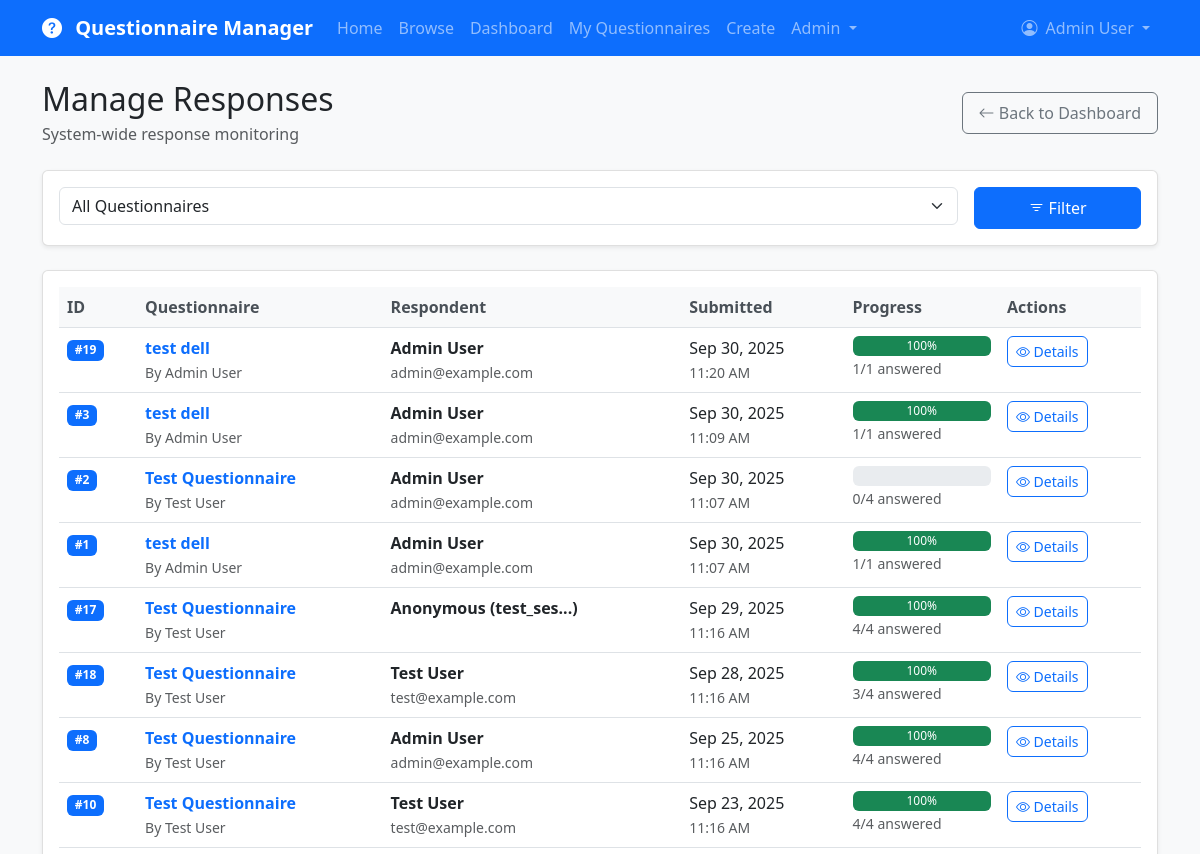
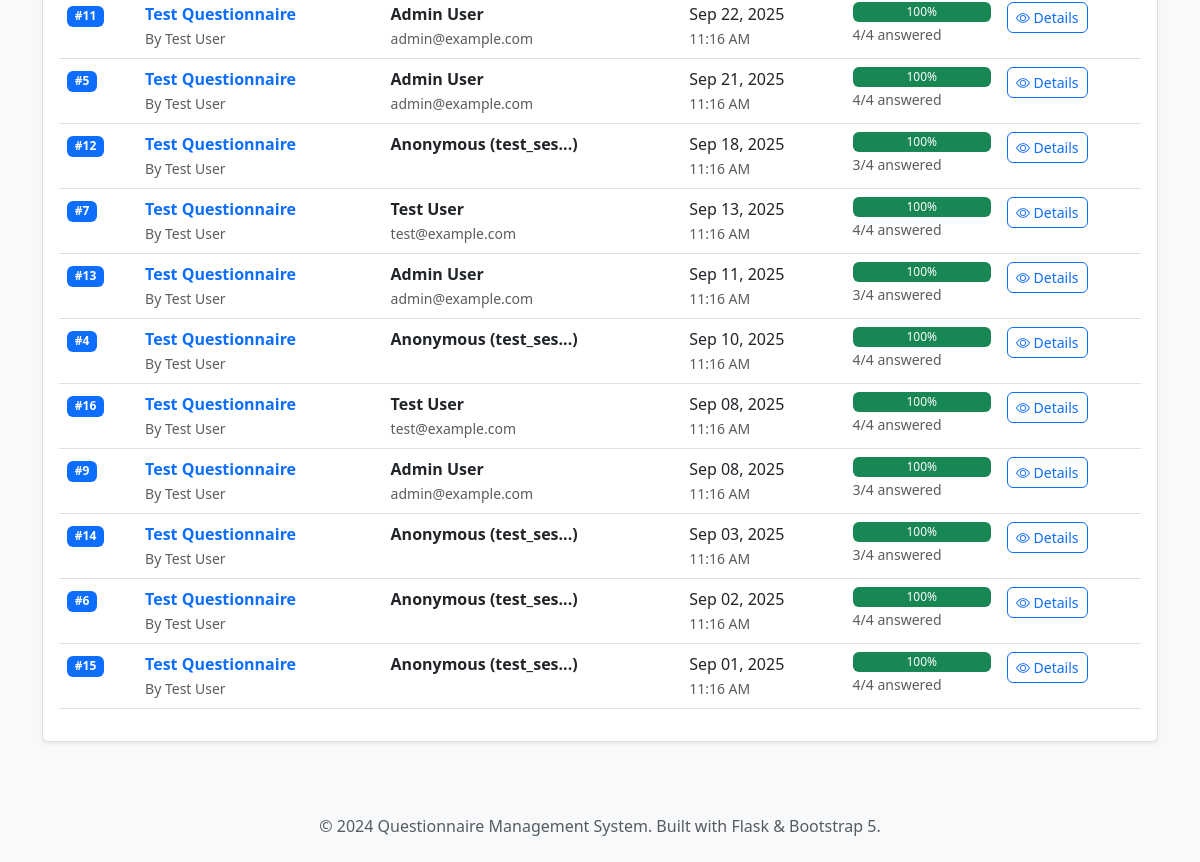
Page /admin/responses (signed in) on the earlier database version (2 pictures, top to bottom).
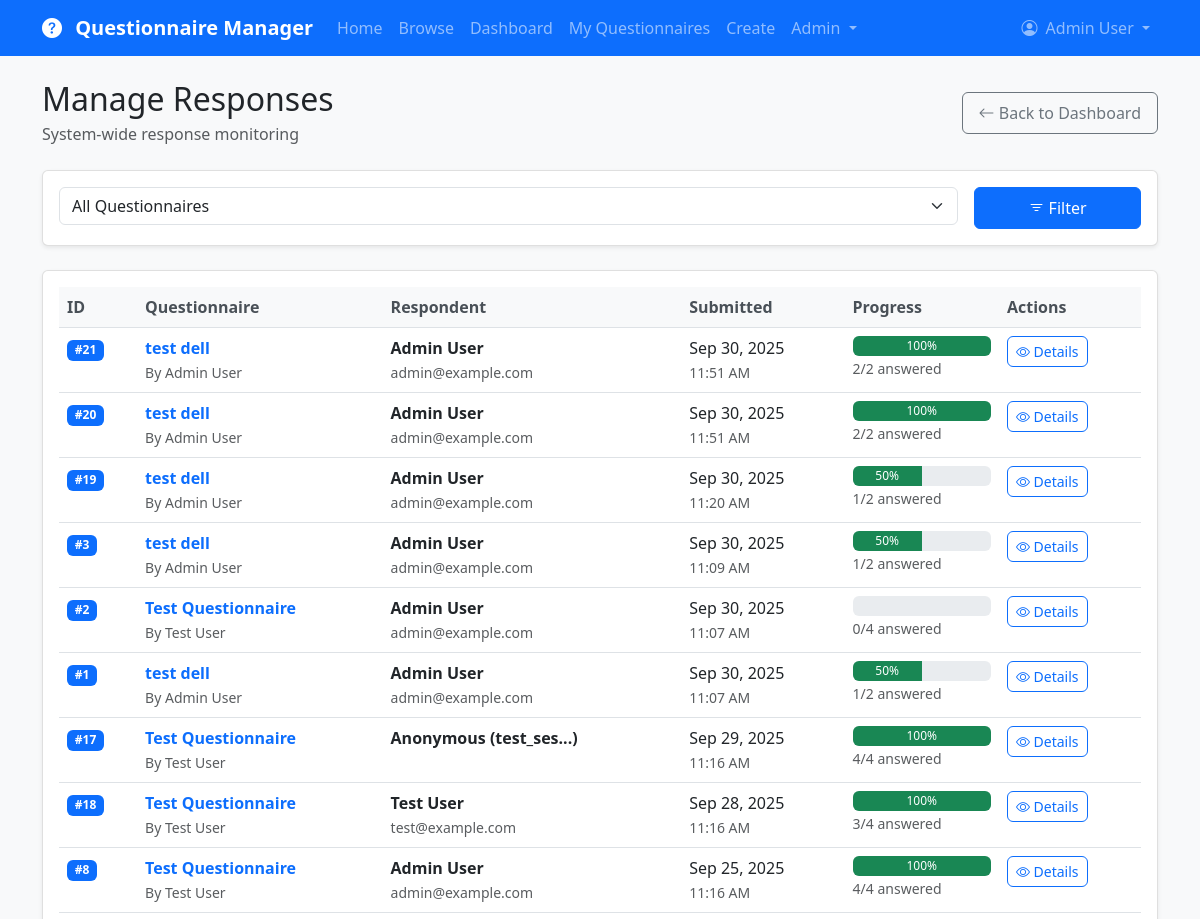
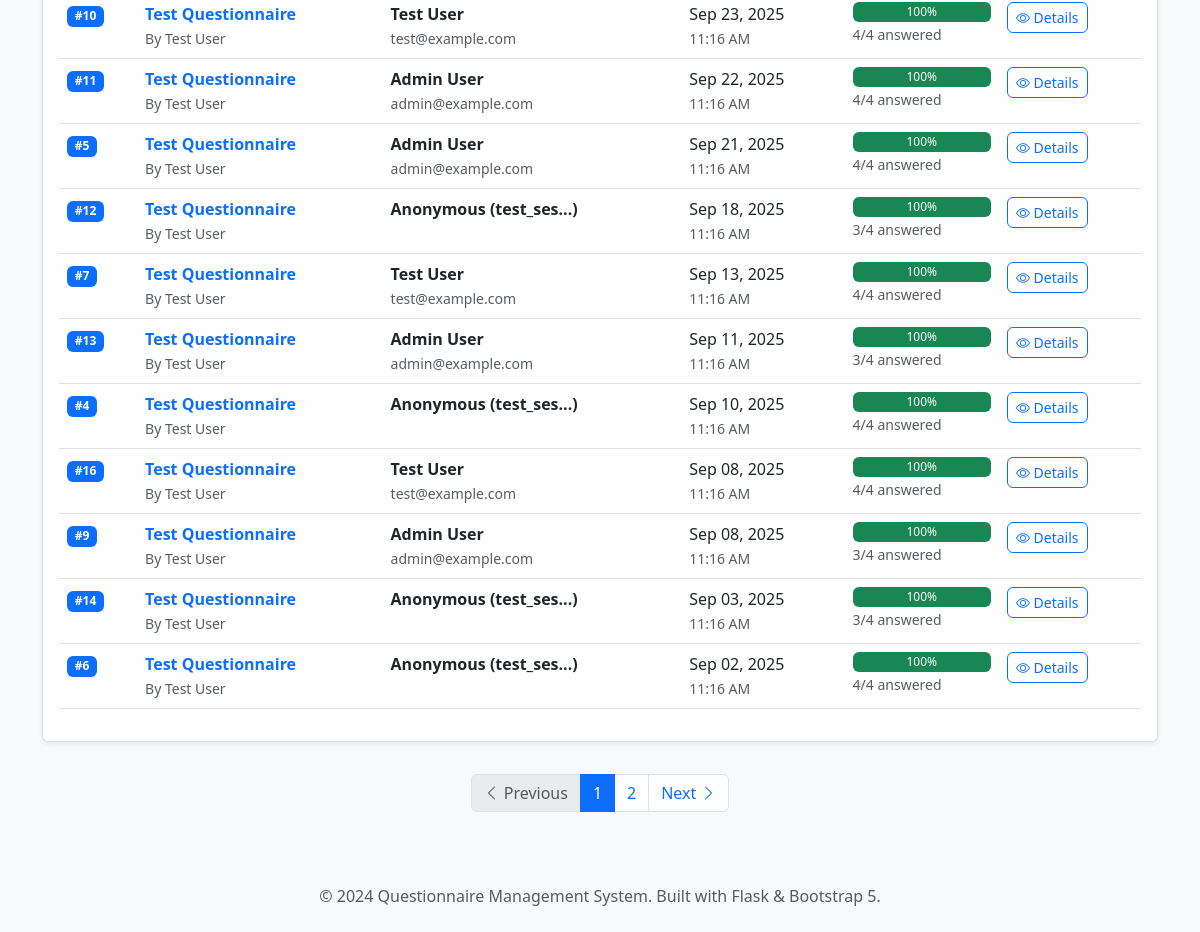
Same page on the later database version (2 pictures, top to bottom).
### app/models.py (models this page shows, shortened)
class Response(db.Model):
    __tablename__ = 'responses'
    id = db.Column(db.Integer, primary_key=True)
    questionnaire_id = db.Column(db.Integer, db.ForeignKey('questionnaires.id'), nullable=False)
    user_id = db.Column(db.Integer, db.ForeignKey('users.id'), nullable=True)  # Nullable for anonymous
    session_id = db.Column(db.String(255))  # For anonymous users
    is_complete = db.Column(db.Boolean, default=False)
    submitted_at = db.Column(db.DateTime, index=True, default=datetime.utcnow)
    updated_at = db.Column(db.DateTime, default=datetime.utcnow, onupdate=datetime.utcnow)
    answers = db.relationship('Answer', backref='response', lazy='dynamic', cascade='all, delete-orphan')
    def get_progress_percentage(self):
        total_questions = self.questionnaire.questions.filter_by(is_required=True).count()
        answered_questions = self.answers.join(Question).filter(Question.is_required == True).count()
        return (answered_questions / total_questions * 100) if total_questions > 0 else 0
    def get_respondent_name(self):
        if self.user:
            return self.user.get_full_name()
        return f"Anonymous ({self.session_id[:8]}...)" if self.session_id else "Anonymous"

class Questionnaire(db.Model):
    __tablename__ = 'questionnaires'
    id = db.Column(db.Integer, primary_key=True)
    title = db.Column(db.String(200), nullable=False)
    description = db.Column(db.Text)
    creator_id = db.Column(db.Integer, db.ForeignKey('users.id'), nullable=False)
    is_active = db.Column(db.Boolean, default=True)
    allow_anonymous = db.Column(db.Boolean, default=False)
    multiple_submissions = db.Column(db.Boolean, default=False)
    created_at = db.Column(db.DateTime, index=True, default=datetime.utcnow)
    updated_at = db.Column(db.DateTime, default=datetime.utcnow, onupdate=datetime.utcnow)
    questions = db.relationship('Question', backref='questionnaire', lazy='dynamic',
                              cascade='all, delete-orphan', order_by='Question.order')
    responses = db.relationship('Response', backref='questionnaire', lazy='dynamic',
                              cascade='all, delete-orphan')
    def get_question_count(self):
        return self.questions.count()

class User(UserMixin, db.Model):
    __tablename__ = 'users'
    id = db.Column(db.Integer, primary_key=True)
    username = db.Column(db.String(64), index=True, unique=True, nullable=False)
    email = db.Column(db.String(120), index=True, unique=True, nullable=False)
    password_hash = db.Column(db.String(128))
    first_name = db.Column(db.String(64))
    last_name = db.Column(db.String(64))
    role = db.Column(db.String(20), default='user')  # user, admin
    is_active = db.Column(db.Boolean, default=True)
    created_at = db.Column(db.DateTime, index=True, default=datetime.utcnow)
    last_login = db.Column(db.DateTime)
    created_questionnaires = db.relationship('Questionnaire', foreign_keys='Questionnaire.creator_id',
                                           backref='creator', lazy='dynamic', cascade='all, delete-orphan')
    responses = db.relationship('Response', backref='user', lazy='dynamic', cascade='all, delete-orphan')
    def get_full_name(self):
        if self.first_name and self.last_name:
            return f"{self.first_name} {self.last_name}"
        return self.username
    def is_admin(self):
        return self.role == 'admin'

### app/admin/routes.py (the view)
@bp.route('/responses')
@admin_required
def manage_responses():
    page = request.args.get('page', 1, type=int)
    questionnaire_id = request.args.get('questionnaire_id', None, type=int)
    query = Response.query.filter_by(is_complete=True)
    if questionnaire_id:
        query = query.filter_by(questionnaire_id=questionnaire_id)
    responses = query.order_by(desc(Response.submitted_at)).paginate(
        page=page,
        per_page=20,
        error_out=False
    )
    questionnaires = Questionnaire.query.order_by(Questionnaire.title).all()
    return render_template('admin/responses.html',
                         title='Manage Responses',
                         responses=responses,
                         questionnaires=questionnaires,
                         selected_questionnaire=questionnaire_id)

### app/admin/routes.py (called while the page is built)
def admin_required(f):
    @wraps(f)
    @login_required
    def decorated_function(*args, **kwargs):
        if not current_user.is_admin():
            flash('Admin access required.', 'danger')
            return redirect(url_for('main.dashboard'))
        return f(*args, **kwargs)
    return decorated_function

### app/models.py (called while the page is built)
@login_manager.user_loader
def load_user(user_id):
    return User.query.get(int(user_id))

### app/templates/admin/responses.html (shortened to what the changed rows need)
{% extends "base.html" %}
{% block content %}
<div class="d-flex justify-content-between align-items-center mb-4">
    <div>
        <h2 class="mb-1">Manage Responses</h2>
    </div>
</div>
<div class="card">
    <div class="card-body">
        {% if responses.items %}
            <div class="table-responsive">
                <table class="table table-hover">
                    <thead>
                        <tr>
                            <th>ID</th>
                            <th>Questionnaire</th>
                            <th>Respondent</th>
                            <th>Submitted</th>
                            <th>Progress</th>
                            <th>Actions</th>
                        </tr>
                    </thead>
                    <tbody>
                        {% for response in responses.items %}
                            <tr>
                                <td>
                                    <span class="badge bg-primary">#{{ response.id }}</span>
                                </td>
                                <td>
                                    <div>
                                        <strong>
                                            <a href="{{ url_for('main.view_questionnaire', id=response.questionnaire.id) }}"
                                               class="text-decoration-none">
                                                {{ response.questionnaire.title }}
                                            </a>
                                        </strong>
                                        <br>
                                        <small class="text-muted">
                                            By {{ response.questionnaire.creator.get_full_name() }}
                                        </small>
                                    </div>
                                </td>
                                <td>
                                    <div>
                                        <strong>{{ response.get_respondent_name() }}</strong>
                                        {% if response.user %}
                                            <br><small class="text-muted">{{ response.user.email }}</small>
                                        {% endif %}
                                    </div>
                                </td>
                                <td>
                                    <div>
                                        {{ response.submitted_at.strftime('%b %d, %Y') }}
                                        <br>
                                        <small class="text-muted">{{ response.submitted_at.strftime('%I:%M %p') }}</small>
                                    </div>
                                </td>
                                <td>
                                    {% set progress = response.get_progress_percentage() %}
                                    <div class="progress" style="height: 20px;">
                                        <div class="progress-bar bg-success" style="width: {{ progress }}%">
                                            {{ "%.0f"|format(progress) }}%
                                        </div>
                                    </div>
                                    <small class="text-muted">
                                        {{ response.answers.count() }}/{{ response.questionnaire.get_question_count() }} answered
                                    </small>
                                </td>
                                <td>
                                    <button class="btn btn-outline-primary btn-sm"
                                            onclick="viewResponseDetails({{ response.id }})">
                                        <i class="bi bi-eye"></i> Details
                                    </button>
                                </td>
                            </tr>
                        {% endfor %}
                    </tbody>
                </table>
            </div>
        {% endif %}
    </div>
</div>
{% if responses.pages > 1 %}
    <nav aria-label="Responses pagination" class="mt-4">
        <ul class="pagination justify-content-center">
            {% if responses.has_prev %}
                <li class="page-item">
                    <a class="page-link" href="{{ url_for('admin.manage_responses', page=responses.prev_num, questionnaire_id=selected_questionnaire) }}">
                        <i class="bi bi-chevron-left"></i> Previous
                    </a>
                </li>
            {% else %}
                <li class="page-item disabled">
                    <span class="page-link"><i class="bi bi-chevron-left"></i> Previous</span>
                </li>
            {% endif %}
            {% for page_num in responses.iter_pages() %}
                {% if page_num %}
                    {% if page_num != responses.page %}
                        <li class="page-item">
                            <a class="page-link" href="{{ url_for('admin.manage_responses', page=page_num, questionnaire_id=selected_questionnaire) }}">
                                {{ page_num }}
                            </a>
                        </li>
                    {% else %}
                        <li class="page-item active">
                            <span class="page-link">{{ page_num }}</span>
                        </li>
                    {% endif %}
                {% else %}
                    <li class="page-item disabled">
                        <span class="page-link">…</span>
                    </li>
                {% endif %}
            {% endfor %}
            {% if responses.has_next %}
                <li class="page-item">
                    <a class="page-link" href="{{ url_for('admin.manage_responses', page=responses.next_num, questionnaire_id=selected_questionnaire) }}">
                        Next <i class="bi bi-chevron-right"></i>
                    </a>
                </li>
            {% else %}
                <li class="page-item disabled">
                    <span class="page-link">Next <i class="bi bi-chevron-right"></i></span>
                </li>
            {% endif %}
        </ul>
    </nav>
{% endif %}
{% endblock %}

Differences in the rows shown:
no longer on this page (row unchanged): Response: id "15", questionnaire "Test Questionnaire", questionnaire.creator.get_full_name "Test User", get_respondent_name "Anonymous (test_ses...)", submitted_at "Sep 01, 2025", submitted_at "11:16 AM", {{ progress }} 100.0 (drawn), progress "100", answers.count "4", questionnaire.get_question_count "4"
added Response: id "21", questionnaire "test dell", questionnaire.creator.get_full_name "Admin User", get_respondent_name "Admin User", user.email "admin@example.com", submitted_at "Sep 30, 2025", submitted_at "11:51 AM", {{ progress }} 100.0 (drawn), progress "100", answers.count "2", questionnaire.get_question_count "2"
added Response: id "20", questionnaire "test dell", questionnaire.creator.get_full_name "Admin User", get_respondent_name "Admin User", user.email "admin@example.com", submitted_at "Sep 30, 2025", submitted_at "11:51 AM", {{ progress }} 100.0 (drawn), progress "100", answers.count "2", questionnaire.get_question_count "2"
computed for Response "11:20 AM": {{ progress }} 100.0 → 50.0 (drawn); progress "100" → "50"; questionnaire.get_question_count "1" → "2"
computed for Response "11:09 AM": {{ progress }} 100.0 → 50.0 (drawn); progress "100" → "50"; questionnaire.get_question_count "1" → "2"
computed for Response id 1: {{ progress }} 100.0 → 50.0 (drawn); progress "100" → "50"; questionnaire.get_question_count "1" → "2"
Other differences:
text now shown: "Previous Next"
new list line: "1"
new list line: "2"
